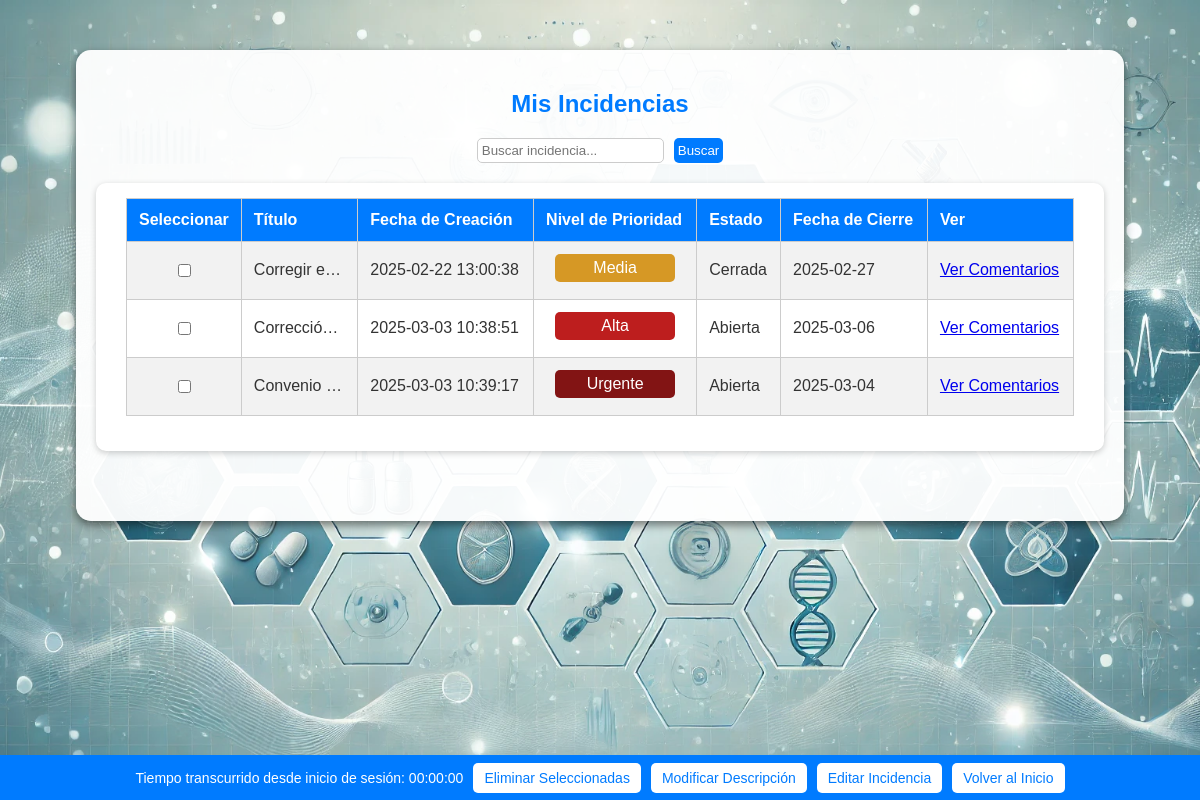
Screenshot of /Sanchez_Acuna_Ivan_Proyecto_IAW/listar_incidencias.php (signed in) with the database file from the repository.
### tables this page shows
CREATE TABLE `INCIDENCIAS` (
  `ID_INCIDENCIA` int(5) NOT NULL,
  `TITULO` varchar(200) NOT NULL,
  `DESCRIPCION` text NOT NULL,
  `FECHA_CREACION` datetime NOT NULL DEFAULT current_timestamp(),
  `NIVEL_PRIORIDAD` enum('Baja','Media','Alta','Urgente') NOT NULL,
  `ESTADO` enum('Abierta','Cerrada') NOT NULL DEFAULT 'Abierta',
  `ID_PROVINCIA` int(5) NOT NULL,
  `ID` int(5) NOT NULL
);

### Sanchez_Acuna_Ivan_Proyecto_IAW/control.php (called while the page is built, shortened)
<?php
$tiempo_transcurrido = time() - $_SESSION['session_start_time'];
$horas = floor($tiempo_transcurrido / 3600);
$minutos = floor(($tiempo_transcurrido % 3600) / 60);
$segundos = $tiempo_transcurrido % 60;
?>

### Sanchez_Acuna_Ivan_Proyecto_IAW/listar_incidencias.php (the view, shortened to what this page needs)
<?php
require 'db_connection.php';
require 'control.php';
$user_id = $_SESSION['user_id'];
$sql_update = "UPDATE INCIDENCIAS
               SET ESTADO = 'Cerrada'
               WHERE ESTADO != 'Cerrada'
               AND DATE_ADD(FECHA_CREACION, INTERVAL
                   CASE
                       WHEN NIVEL_PRIORIDAD = 'Baja' THEN 7
                       WHEN NIVEL_PRIORIDAD = 'Media' THEN 5
                       WHEN NIVEL_PRIORIDAD = 'Alta' THEN 3
                       WHEN NIVEL_PRIORIDAD = 'Urgente' THEN 1
                       ELSE 7
                   END DAY) <= CURDATE()";
$conn->query($sql_update);
$busqueda = isset($_POST['busqueda']) ? trim($_POST['busqueda']) : '';
$sql = "SELECT ID_INCIDENCIA, TITULO, FECHA_CREACION, NIVEL_PRIORIDAD, ESTADO
        FROM INCIDENCIAS
        WHERE ID = ?";
$stmt = $conn->prepare($sql);
if (!empty($busqueda)) {
    $busqueda_param = '%' . strtolower($busqueda) . '%';
    $stmt->bind_param("is", $user_id, $busqueda_param);
} else {
    $stmt->bind_param("i", $user_id);
}
$stmt->execute();
$result = $stmt->get_result();
$incidencias = $result->fetch_all(MYSQLI_ASSOC);
?>
<!DOCTYPE html>
<html lang="es">
<head>
    <link rel="stylesheet" href="css/styles1.css">
</head>
<body>
    <div class="container2">
        <h2>Mis Incidencias</h2>
        <form method="post">
            <input type="text" name="busqueda" placeholder="Buscar incidencia..." value="<?php echo htmlspecialchars($busqueda); ?>">
            <button type="submit">Buscar</button>
        </form>
        <div class="table-container2">
        <form method="post"action="procesar_acciones.php">
            <table>
                <thead>
                    <tr>
                        <th>Seleccionar</th>
                        <th>Título</th>
                        <th>Fecha de Creación</th>
                        <th>Nivel de Prioridad</th>
                        <th>Estado</th>
                        <th>Fecha de Cierre</th>
                        <th>Ver</th>
                    </tr>
                </thead>
                <tbody>
                    <?php foreach ($incidencias as $incidencia): ?>
                        <?php
                            $plazo_dias = ['Baja' => 7, 'Media' => 5, 'Alta' => 3, 'Urgente' => 1];
                            $fecha_creacion = new DateTime($incidencia['FECHA_CREACION']);
                            $dias_para_cierre = $plazo_dias[$incidencia['NIVEL_PRIORIDAD']] ?? 7;
                            $fecha_cierre = clone $fecha_creacion;
                            $fecha_cierre->modify("+$dias_para_cierre days");
                            $hoy = new DateTime();
                            $alerta = ($hoy->diff($fecha_cierre)->days == 1 && $fecha_cierre > $hoy);
                        ?>
                        <tr <?php echo $alerta ? 'style="background-color: #ffcccc;"' : ''; ?>>
                            <td class="checkbox-column">
                                <input type="checkbox" name="ids[]" value="<?php echo $incidencia['ID_INCIDENCIA']; ?>">
                            </td>
                            <td><?php echo htmlspecialchars($incidencia['TITULO']); ?></td>
                            <td><?php echo htmlspecialchars($incidencia['FECHA_CREACION']); ?></td>
                            <td>
                                <div class="priority-container">
                                    <span class="priority <?php echo htmlspecialchars($incidencia['NIVEL_PRIORIDAD']); ?>">
                                        <?php echo htmlspecialchars($incidencia['NIVEL_PRIORIDAD']); ?>
                                    </span>
                                </div></td>
                            <td><?php echo htmlspecialchars($incidencia['ESTADO']); ?></td>
                            <td><?php echo $fecha_cierre->format('Y-m-d'); ?></td>
                            <td><a href="ver_incidencia.php?id=<?= $incidencia['ID_INCIDENCIA'] ?>">Ver Comentarios</a></td>
                        </tr>
                    <?php endforeach; ?>
                </tbody>
            </table>
            <div class="fixed-bar">
                <span>Tiempo transcurrido desde inicio de sesión: <?php printf("%02d:%02d:%02d", $horas, $minutos, $segundos); ?></span>
                <button type="submit" name="accion" value="eliminar">Eliminar Seleccionadas</button>
                <button type="submit" name="accion" value="modificar_descripcion">Modificar Descripción</button>
                <button type="submit" name="accion" value="editar">Editar Incidencia</button>
                <button type="button" onclick="window.location.href='dashboard.php'">
                    <i class="fa-solid fa-arrow-left"></i> Volver al Inicio
                </button>
            </div>
        </form>
                    </div>
    </div>
</body>
</html>

### Sanchez_Acuna_Ivan_Proyecto_IAW/css/styles1.css (style rules this page uses)
body { margin: 0; padding: 0; font-family: Arial, sans-serif; background: url('background.webp') no-repeat center center fixed; background-size: cover; color: #333; }
.container2 { width: 84%; max-width: 1200px; margin: 50px auto; background: rgba(255, 255, 255, 0.95); padding: 20px; border-radius: 15px; box-shadow: 0 4px 10px rgba(0, 0, 0, 0.5); text-align: center; padding-bottom: 70px; }
h1, h2 { text-align: center; color: #007BFF; }
table { width: 100%; border-collapse: collapse; }
th, td { border: 1px solid #ccc; padding: 12px; text-align: left; white-space: nowrap; }
th { background-color: #007bff; color: white; }
tbody tr:nth-child(odd) { background-color: #f2f2f2; }
.checkbox-column { width: 0.5%; text-align: center; }
td:nth-child(2), th:nth-child(2) { max-width: 90px; overflow: hidden; white-space: nowrap; text-overflow: ellipsis; }
.priority-container { display: flex; justify-content: center; }
.priority { padding: 5px 10px; border-radius: 5px; color: white; display: inline-block; width: 100px; text-align: center; margin-bottom: 5px; }
.Media { background-color: rgb(214, 152, 37); }
.Alta { background-color: rgb(189, 30, 30); }
.Urgente { background-color: rgb(130, 20, 20); }
.fixed-bar { display: flex; justify-content: center; align-items: center; background: #007BFF; padding: 10px 0; position: fixed; bottom: 0; left: 0; width: 100vw; height: 25px; gap: 10px; color: white; z-index: 1000; font-size: 14px; }
.fixed-bar button { background: white; color: #007BFF; border: none; padding: 7px 11px; cursor: pointer; font-size: 14px; border-radius: 5px; transition: background 0.3s ease; }
form { display: flex; flex-wrap: wrap; justify-content: center; gap: 10px; margin-bottom: 20px; }
form select, form input[type="text"], form button { padding: 4px; border-radius: 5px; border: 1px solid #ccc; }
form button { background: #007BFF; color: white; border: none; cursor: pointer; }
.table-container2 { width: 100%; max-width: 100%; background: white; padding: 15px; border-radius: 10px; box-shadow: 0 2px 6px rgba(0, 0, 0, 0.2); overflow-x: auto; margin-top: 20px; box-sizing: border-box; padding-left: 30px; padding-right: 30px; }

### rows the page displays
incidencias: TITULO "Corregir e…", FECHA_CREACION "2025-02-22 13:00:38", NIVEL_PRIORIDAD "Media", ESTADO "Cerrada", $fecha_cierre->format('Y-m-d') "2025-02-27"
incidencias: TITULO "Correcció…", FECHA_CREACION "2025-03-03 10:38:51", NIVEL_PRIORIDAD "Alta", ESTADO "Abierta", $fecha_cierre->format('Y-m-d') "2025-03-06"
incidencias: TITULO "Convenio…", FECHA_CREACION "2025-03-03 10:39:17", NIVEL_PRIORIDAD "Urgente", ESTADO "Abierta", $fecha_cierre->format('Y-m-d') "2025-03-04"
